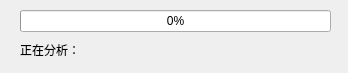
<?xml version="1.0" encoding="UTF-8"?>
<ui version="4.0">
 <class>ProgressBar</class>
 <widget class="QDialog" name="ProgressBar">
  <property name="geometry">
   <rect>
    <x>0</x>
    <y>0</y>
    <width>348</width>
    <height>73</height>
   </rect>
  </property>
  <property name="windowTitle">
   <string>计算中，请耐心等待</string>
  </property>
  <widget class="QWidget" name="layoutWidget">
   <property name="geometry">
    <rect>
     <x>20</x>
     <y>10</y>
     <width>311</width>
     <height>51</height>
    </rect>
   </property>
   <layout class="QVBoxLayout" name="verticalLayout">
    <item>
     <widget class="QProgressBar" name="pgbSearching">
      <property name="font">
       <font>
        <pointsize>9</pointsize>
       </font>
      </property>
      <property name="value">
       <number>0</number>
      </property>
     </widget>
    </item>
    <item>
     <widget class="QLabel" name="lblCurrentWorking">
      <property name="font">
       <font>
        <family>Microsoft YaHei UI</family>
        <pointsize>9</pointsize>
       </font>
      </property>
      <property name="text">
       <string>正在分析：</string>
      </property>
     </widget>
    </item>
   </layout>
  </widget>
 </widget>
 <resources/>
 <connections/>
</ui>
